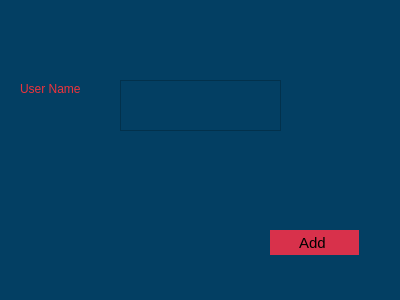
<?xml version="1.0" encoding="UTF-8"?>
<ui version="4.0">
 <class>addUserDialog</class>
 <widget class="QDialog" name="addUserDialog">
  <property name="geometry">
   <rect>
    <x>0</x>
    <y>0</y>
    <width>400</width>
    <height>300</height>
   </rect>
  </property>
  <property name="windowTitle">
   <string>Dialog</string>
  </property>
  <property name="styleSheet">
   <string notr="true">font: 600 20px &quot;Yrsa&quot;;
color: rgb(237, 51, 59);
background-color: #033f63;
</string>
  </property>
  <widget class="QLabel" name="label">
   <property name="geometry">
    <rect>
     <x>20</x>
     <y>80</y>
     <width>101</width>
     <height>17</height>
    </rect>
   </property>
   <property name="text">
    <string>User Name</string>
   </property>
  </widget>
  <widget class="QPushButton" name="adduserbtn">
   <property name="geometry">
    <rect>
     <x>270</x>
     <y>230</y>
     <width>89</width>
     <height>25</height>
    </rect>
   </property>
   <property name="styleSheet">
    <string notr="true">border-radius: 50px;
background-color: #d8314b;
font-size: 15px;
color: black;
</string>
   </property>
   <property name="text">
    <string>Add </string>
   </property>
  </widget>
  <widget class="QTextEdit" name="addusertext">
   <property name="geometry">
    <rect>
     <x>120</x>
     <y>80</y>
     <width>161</width>
     <height>51</height>
    </rect>
   </property>
  </widget>
 </widget>
 <resources/>
 <connections/>
</ui>
